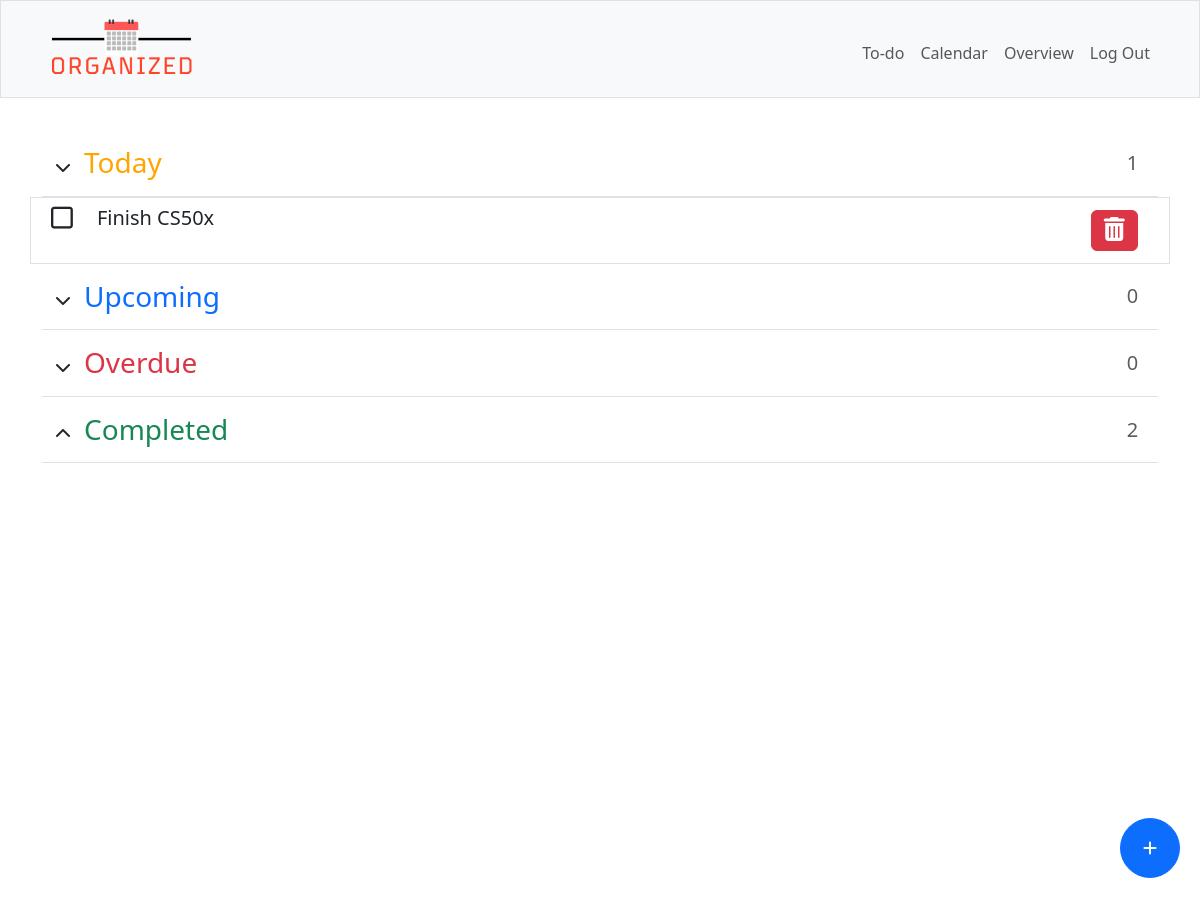
Page / (signed in) on the earlier database version.
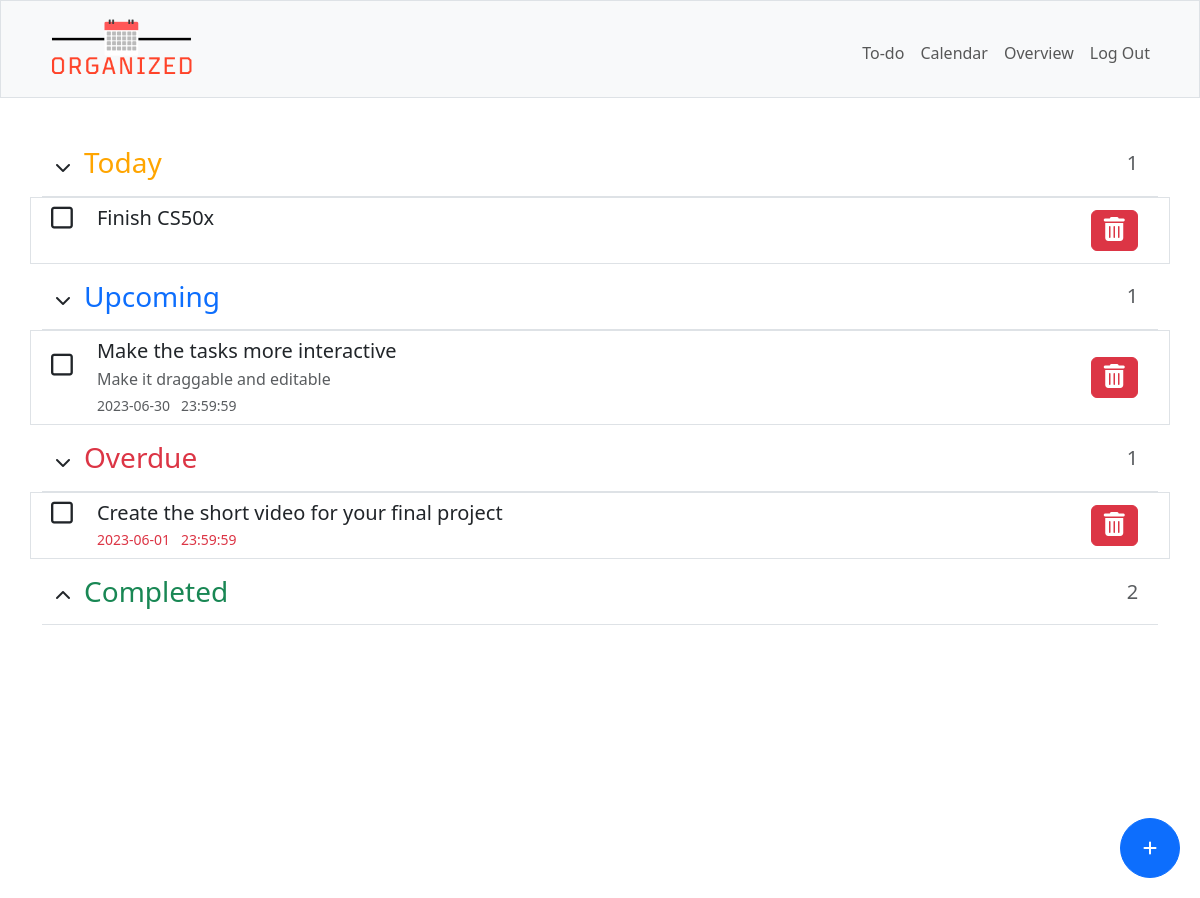
Same page on the later database version.
### tables this page shows
CREATE TABLE todo (
    id INTEGER PRIMARY KEY AUTOINCREMENT NOT NULL,
    user_id INTEGER NOT NULL,
    title TEXT NOT NULL,
    [description] TEXT,
    "due_date" DATE,
    "due_time" TIME,
    [class] TEXT,
    FOREIGN KEY(user_id) REFERENCES users(id)
);

### app.py (the view)
@app.route("/", methods=["GET", "POST"])
@login_required
def index():
    if request.method == "POST":
        if request.headers.get("X-Requested-With") == "XMLHttpRequest":
            items = db.execute("SELECT * FROM todo WHERE user_id = ? AND class != 'Completed'",
                               session["user_id"])
            for item in items:
                todo_class = checkDue(item["due_date"], item["due_time"])
                if item["class"] != todo_class:
                    db.execute("UPDATE todo SET class = ? WHERE user_id = ? AND id = ?",
                               todo_class, session["user_id"], item['id'])
            return jsonify(success=True)  # Return a JSON response indicating success
        if request.form.get("btn-identifier") == "addBtn":
            title = request.form.get("title")
            description = request.form.get("description")
            date = request.form.get("date")
            time = request.form.get("time")
            if date or time:
                if date and time:
                    todo_class = checkDue(date, time)
                    db.execute("INSERT INTO todo (user_id, title, description, due_date, due_time, class) VALUES (?, ?, ?, ?, ?, ?)",
                               session["user_id"], title, description, date, time, todo_class)
                if date and not time:
                    time = "23:59:59"
                    todo_class = checkDue(date, time)
                    db.execute("INSERT INTO todo (user_id, title, description, due_date, due_time, class) VALUES (?, ?, ?, ?, ?, ?)",
                               session["user_id"], title, description, date, time, todo_class)
                if time and not date:
                    db.execute("INSERT INTO todo (user_id, title, description, due_date, due_time, class) VALUES (?, ?, ?, ?, ?, 'Today')",
                               session["user_id"], title, description, current_date, time)
            else:
                db.execute("INSERT INTO todo (user_id, title, description, due_date, due_time, class) VALUES (?, ?, ?, ?, ?, 'Today')",
                           session["user_id"], title, description, date, time)
        if request.form.get("btn-identifier") == "deleteBtn":
            id = request.form.get("todo-id")
            item = db.execute("SELECT id FROM todo WHERE user_id = ? AND id = ?",
                              session["user_id"], id)
            db.execute("DELETE FROM todo WHERE id = ?", item[0]["id"])
        if request.form.get("btn-identifier") == "checkbox":
            id = request.form.get("todo-id")
            item = db.execute("SELECT * FROM todo WHERE user_id = ? AND id = ?",
                              session["user_id"], id)
            if item[0]["due_date"] or item[0]["due_time"]:
                if item[0]["class"] == "Completed":
                    todo_class = checkDue(item[0]["due_date"], item[0]["due_time"])
                    db.execute("UPDATE todo SET class = ? WHERE user_id = ? AND id = ?",
                               todo_class, session["user_id"], id)
                else:
                    db.execute("UPDATE todo SET class = 'Completed' WHERE user_id = ? AND id = ?",
                               session["user_id"], id)
            else:
                if item[0]['class'] == "Completed":
                    db.execute("UPDATE todo SET class = 'Today' WHERE user_id = ? AND id = ?",
                               session["user_id"], id)
                else:
                    db.execute("UPDATE todo SET class = 'Completed' WHERE user_id = ? AND id = ?",
                               session["user_id"], id)
        return redirect("/")
    else:
        items = db.execute("SELECT * FROM todo WHERE user_id = ? AND class != 'Completed'",
                           session["user_id"])
        for item in items:
            todo_class = checkDue(item["due_date"], item["due_time"])
            if item["class"] != todo_class:
                db.execute("UPDATE todo SET class = ? WHERE user_id = ? AND id = ?",
                           todo_class, session["user_id"], item["id"])
        todo = db.execute("""SELECT *,
                                (SELECT COUNT(*) FROM todo WHERE user_id = ? AND class = 'Overdue') AS overdue_count,
                                (SELECT COUNT(*) FROM todo WHERE user_id = ? AND class = 'Today') AS today_count,
                                (SELECT COUNT(*) FROM todo WHERE user_id = ? AND class = 'Upcoming') AS upcoming_count,
                                (SELECT COUNT(*) FROM todo WHERE user_id = ? AND class = 'Completed') AS completed_count
                             FROM todo WHERE user_id = ? ORDER BY due_date, due_time""",
                          session["user_id"], session["user_id"], session["user_id"], session["user_id"], session["user_id"])
        if todo:
            upcoming_count = todo[0]["upcoming_count"]
            today_count = todo[0]["today_count"]
            overdue_count = todo[0]["overdue_count"]
            completed_count = todo[0]["completed_count"]
        else:
            upcoming_count = 0
            today_count = 0
            overdue_count = 0
            completed_count = 0
        return render_template("index.html", todo=todo, today_count=today_count, upcoming_count=upcoming_count, overdue_count=overdue_count, completed_count=completed_count)

### app.py (called while the page is built)
@app.after_request
def after_request(response):
    response.headers["Cache-Control"] = "no-cache, no-store, must-revalidate"
    response.headers["Expires"] = 0
    response.headers["Pragma"] = "no-cache"
    return response

### helpers.py (called while the page is built)
def login_required(f):
    @wraps(f)
    def decorated_function(*args, **kwargs):
        if session.get("user_id") is None:
            return redirect("/login")
        return f(*args, **kwargs)
    return decorated_function

def checkDue(todo_date, todo_time):
    current_dt = datetime.now()
    current_date = current_dt.date()
    current_time = current_dt.time()
    if todo_date:
        due_dt_str = todo_date + ' ' + todo_time
        due_dt = datetime.strptime(due_dt_str, '%Y-%m-%d %H:%M:%S')
        due_date = datetime.strptime(todo_date, '%Y-%m-%d').date()
        if current_dt > due_dt:
            return "Overdue"
        else:
            if current_date == due_date:
                return "Today"
            else:
                return "Upcoming"
    elif todo_time:
        due_time = datetime.strptime(todo_time, '%H:%M:%S').time()
        if current_time > due_time:
            return "Overdue"
        else:
            return "Today"
    else:
        return "Today"

### templates/index.html (shortened to what this page needs)
{% extends "layout.html" %}
{% block main %}
   <div class="d-flex flex-column w-100 text-start">
        <button type="button" class="btn btn-primary fixedButton roundedFixedBtn" data-bs-toggle="modal" data-bs-target="#addTaskModal">
            <i class="fa-solid fa-plus"></i>
        </button>
        <div class="d-flex pb-2 mb-0 border-bottom">
            <button class="btn btnCollapse" type="button" data-bs-toggle="collapse" data-bs-target="#collapseToday" aria-expanded="false" aria-controls="collapseToday">
                <i class="fa-solid fa-chevron-down"></i>
            </button>
            <h3 class="col-sm-11" id="today-section">Today</h3>
            <p class="col text-muted text-center align-self-center fs-5 mb-0 pb-2">{{ today_count }}</p>
        </div>
        <ul class="collapse show" id="collapseToday">
            {% for row in todo if row["class"] == "Today" %}
            <li>
                <div class="row border p-2 item">
                    <form action="/" method="POST" class="col-1 box">
                        <button type="submit" class="btn iconBtn align-self-center" name="btn-identifier" value="checkbox">
                            <i class="fa-regular fa-square checkbox tick" id="{{ row['id'] }}"></i>
                        </button>
                    </form>
                    <div class="col-9 todo-item">
                        <h5 class="mb-1">{{ row["title"] }}</h5>
                    </div>
                    <form action="/" method="POST" class="col-1 align-self-center d-flex justify-content-center ms-auto">
                        <button class="btn btn-danger" name="btn-identifier" value="deleteBtn" onclick="return confirm('Are you sure you want to delete this item?');"><i class="fa fa-trash"></i></button>
                    </form>
                </div>
            </li>
            {% endfor %}
        </ul>
        <div class="d-flex pb-2 mb-0 border-bottom">
            <button class="btn btnCollapse" type="button" data-bs-toggle="collapse" data-bs-target="#collapseUpcoming" aria-expanded="false" aria-controls="collapseUpcoming">
                <i class="fa-solid fa-chevron-down"></i>
            </button>
            <h3 class="col-sm-11 text-primary" id="upcoming-section">Upcoming</h3>
            <p class="col text-muted text-center align-self-center fs-5 mb-0 pb-2">{{ upcoming_count }}</p>
        </div>
        <ul class="collapse show" id="collapseUpcoming">
            {% for row in todo if row["class"] == "Upcoming" %}
            <li>
                <div class="row border p-2 item">
                    <form action="/" method="POST" class="col-1 box">
                        <button type="submit" class="btn iconBtn align-self-center" name="btn-identifier" value="checkbox">
                            <i class="fa-regular fa-square checkbox tick" id="{{ row['id'] }}"></i>
                        </button>
                    </form>
                    <div class="col-9 todo-item">
                        <h5 class="mb-1">{{ row["title"] }}</h5>
                        <p class="text-muted mb-1">{{ row["description"] }}</p>
                        <p class="text-muted fs-7 m-0">{{ row["due_date"] }}&nbsp;&nbsp;&nbsp;{{ row["due_time"] }}</p>
                    </div>
                    <form action="/" method="POST" class="col-1 align-self-center d-flex justify-content-center ms-auto">
                        <button class="btn btn-danger" name="btn-identifier" value="deleteBtn" onclick="return confirm('Are you sure you want to delete this item?');"><i class="fa fa-trash"></i></button>
                    </form>
                </div>
            </li>
            {% endfor %}
        </ul>
        <div class="d-flex pb-2 mb-0 border-bottom">
            <button class="btn btnCollapse" type="button" data-bs-toggle="collapse" data-bs-target="#collapseOverdue" aria-expanded="false" aria-controls="collapseOverdue">
                <i class="fa-solid fa-chevron-down"></i>
            </button>
            <h3 class="col-sm-11 text-danger" id="overdue-section">Overdue</h3>
            <p class="col text-muted text-center align-self-center fs-5 mb-0 pb-2">{{ overdue_count }}</p>
        </div>
        <ul class="collapse show" id="collapseOverdue">
            {% for row in todo if row["class"] == "Overdue" %}
            <li>
                <div class="row border p-2 item">
                    <form action="/" method="POST" class="col-1 box">
                        <button type="submit" class="btn iconBtn align-self-center" name="btn-identifier" value="checkbox">
                            <i class="fa-regular fa-square checkbox tick" id="{{ row['id'] }}"></i>
                        </button>
                    </form>
                    <div class="col-9 todo-item">
                        <h5 class="mb-1">{{ row["title"] }}</h5>
                        <p class="text-danger fs-7 m-0">{{ row["due_date"] }}&nbsp;&nbsp;&nbsp;{{ row["due_time"] }}</p>
                    </div>
                    <form action="/" method="POST" class="col-1 align-self-center d-flex justify-content-center ms-auto">
                        <button class="btn btn-danger" name="btn-identifier" value="deleteBtn" onclick="return confirm('Are you sure you want to delete this item?');"><i class="fa fa-trash"></i></button>
                    </form>
                </div>
            </li>
            {% endfor %}
        </ul>
        <div class="d-flex pb-2 mb-0 border-bottom">
            <button class="btn btnCollapse" type="button" data-bs-toggle="collapse" data-bs-target="#collapseCompleted" aria-expanded="false" aria-controls="collapseCompleted">
                <i class="fa-solid fa-chevron-up"></i>
            </button>
            <h3 class="col-sm-11 text-success" id="completed-section">Completed</h3>
            <p class="col text-muted text-center align-self-center fs-5 mb-0 pb-2">{{ completed_count }}</p>
        </div>
   </div>
{% endblock %}

### templates/layout.html (shortened to what this page needs)
<!DOCTYPE html>
<html lang="en">
    <head>
        <link href="https://cdn.jsdelivr.net/npm/bootstrap@5.3.0-alpha3/dist/css/bootstrap.min.css" rel="stylesheet">
        <link href="/static/styles.css" rel="stylesheet">
    </head>
    <body>
        <nav class="bg-light border navbar navbar-expand-md navbar-light">
            <div class="container">
                <a class="navbar-brand" href="/"><img src="/static/images/organized-logo.png" alt="Logo" id="logo" height="70"></a>
                <div class="collapse navbar-collapse" id="navbar">
                    {% if session["user_id"] %}
                        <ul class="navbar-nav ms-auto mt-2">
                            <li class="nav-item"><a class="nav-link" href="/">To-do</a></li>
                            <li class="nav-item"><a class="nav-link" href="/calendar">Calendar</a></li>
                            <li class="nav-item"><a class="nav-link" href="/overview">Overview</a></li>
                            <li class="nav-item"><a class="nav-link" href="/logout">Log Out</a></li>
                        </ul>
                    {% else %}
                        <ul class="navbar-nav ms-auto mt-2">
                            <li class="nav-item"><a class="nav-link" href="/login">Log In</a></li>
                            <li class="nav-item"><a class="nav-link" href="/signup">Sign up</a></li>
                        </ul>
                    {% endif %}
                </div>
            </div>
        </nav>
        <main class="min-vh-100">
            <div class="container py-5 text-center">
                {% block main %}{% endblock %}
             </div>
        </main>
    </body>
</html>

### static/styles.css (style rules this page uses)
#today-section { color: orange; }
.fa-trash { font-size: 24px; }
a { text-decoration: none; }
ul, li { list-style: none; padding: 0; }
.fixedButton { position: fixed; bottom: 20px; right: 20px; }
.roundedFixedBtn { height: 60px; width: 60px; border-radius: 50%; color: white; text-align: center; cursor: pointer; }
.checkbox { display: flex; width: auto; height: auto; font-size: 25px; text-align: center; align-items: center; cursor: pointer; }
.box { display: inline-flex; width: auto; height: auto; padding-bottom: 1.5rem!important; justify-content: center; }
.iconBtn { padding: 0; background: none; border: none; width: fit-content; height: fit-content; }
form.box button { box-shadow: none!important; outline: none!important; }
.fs-7 { font-size: 14px!important; }

Differences in the rows shown:
added todo: title "Make the tasks more interactive", description "Make it draggable and editable", due_date "2023-06-30", due_time "23:59:59", shown under "Upcoming"
added todo: title "Create the short video for your final project", due_date "2023-06-01", due_time "23:59:59", shown under "Overdue"
Other differences:
{{ upcoming_count }}: "0" → "1"
{{ overdue_count }}: "0" → "1"
